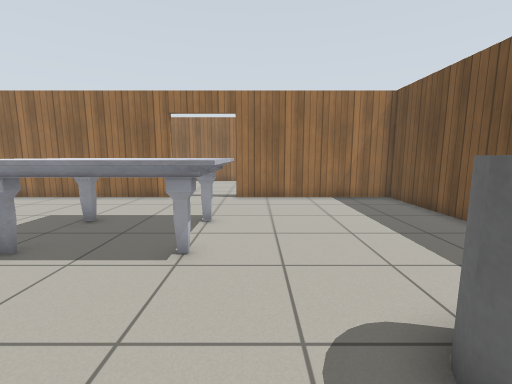
View 1 (above)

17 first-person views from a walk through a world built for the Gazebo simulator. The camera is 1 m above the floor, tilts 8° down and sees 90° across. The floor is counted in squares, 0.5 m on a side. Each view is taken from the middle of a square. On the plan, view 1 faces up. The plan holds only what a view shows up to about 16 squares ahead; the rest is blank. The robots in the file are not drawn. Gazebo's built-in surfaces are drawn with simple patterns. Some stock models are drawn as simple stand-ins.

View 2
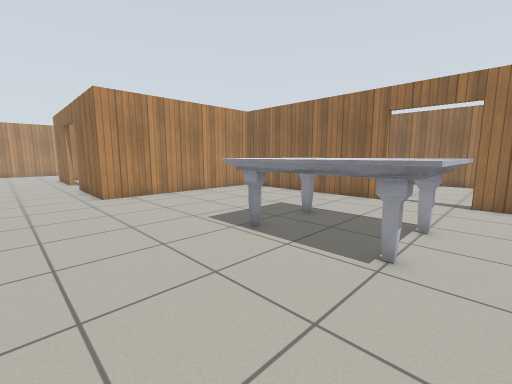

View 3
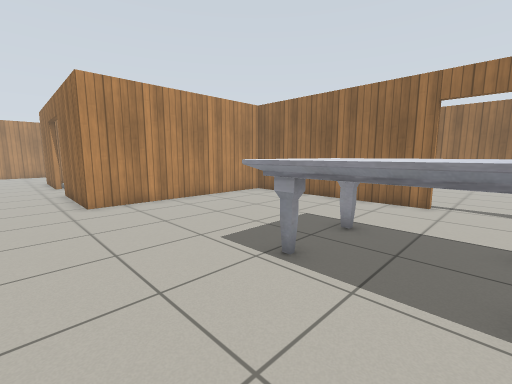

View 4
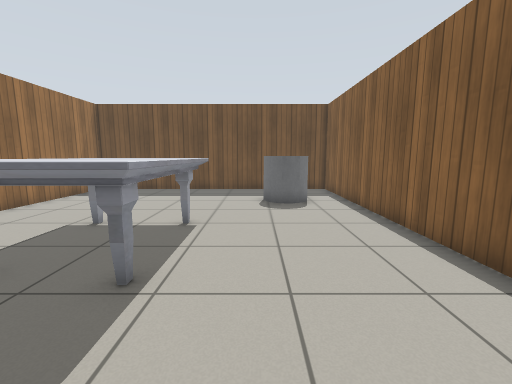

View 5
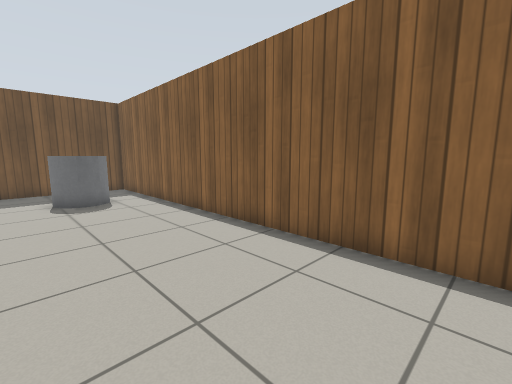

View 6
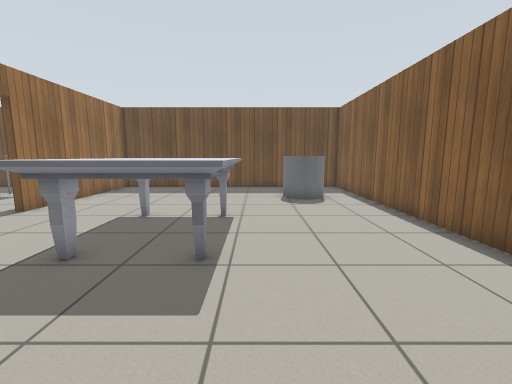

View 7
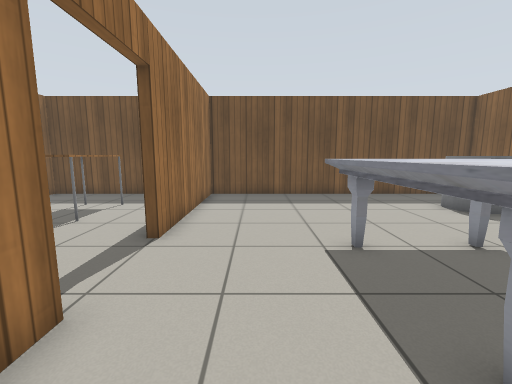

View 8
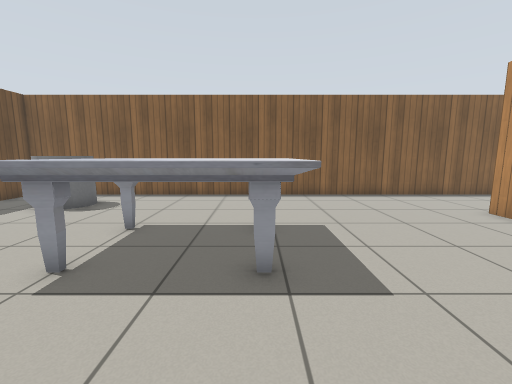

View 9
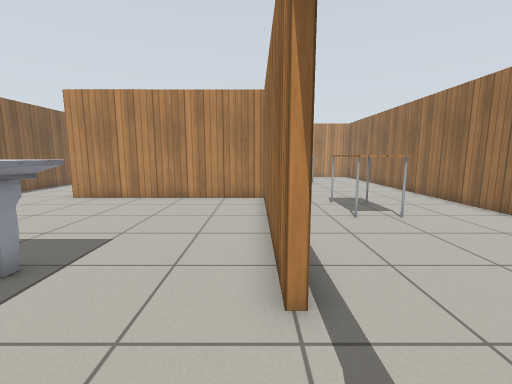

View 10
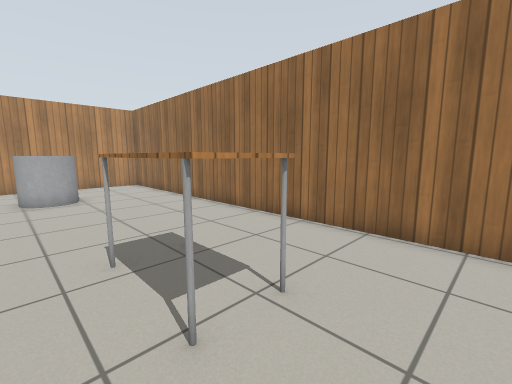

View 11
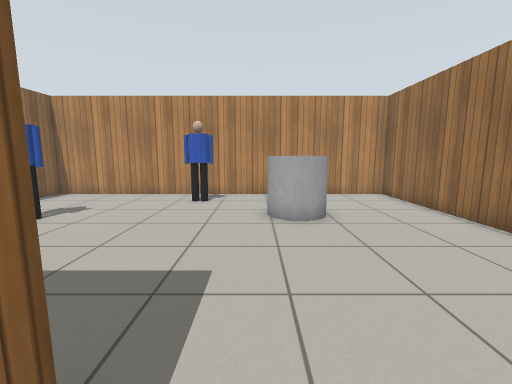

View 12
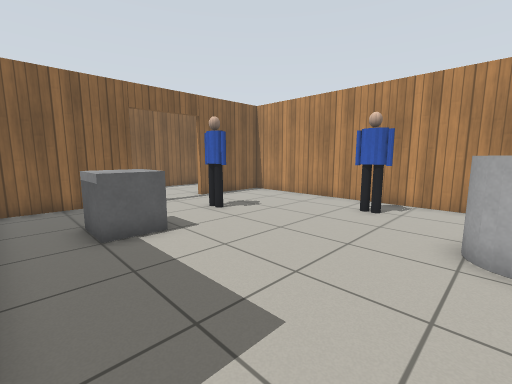

View 13
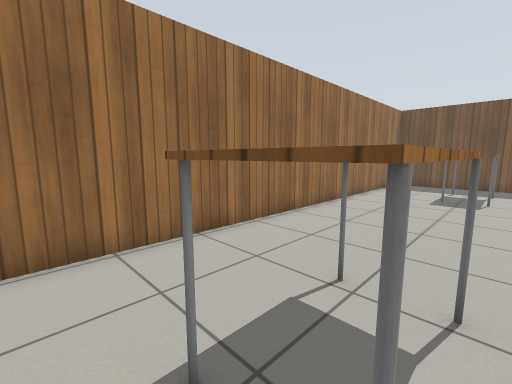

View 14
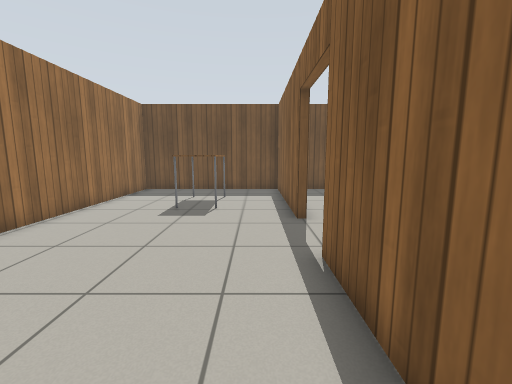

View 15
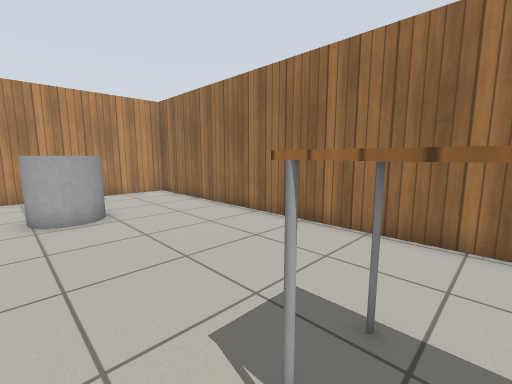

View 16
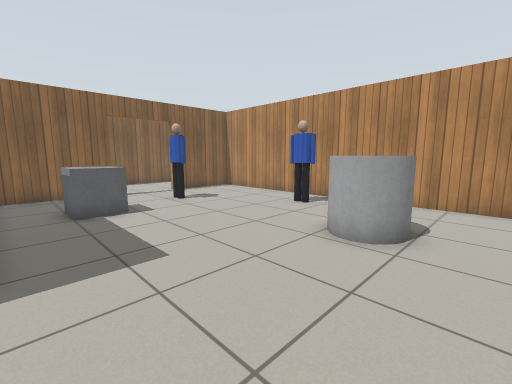

View 17
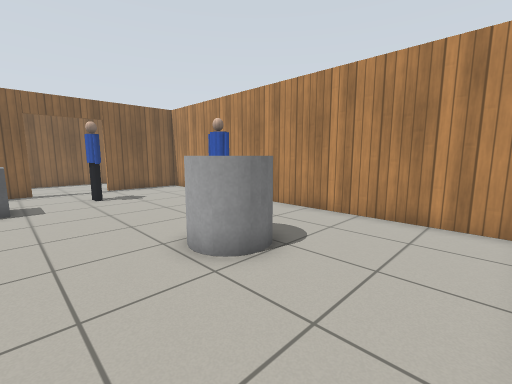

### Floor plan
Points are (right, up) in squares from view 1. A wall is a line through its corners. A room is listed if a view was taken in it or the views show most of it. See-through windows are left out.
Room 1 (views 1, 2, 3, 4, 5, 6, 7, 8, 9)
walls: (-4, 12.4) (-13.2, 12.4); (-12.5, -1.2) (6.5, -1.2) (6.5, 12.4) (-1, 12.4) (-1, 12.7); (-13.2, 12.7) (-13.2, 3.2)
ways out: open door at (-2.5, 12.7) to room 2; opening at (-13, 1)
objects: marble table (-6, 5) to (-1, 8); grey cylinder (2, 1) to (3, 2)
Room 2 (views 10, 11, 12, 13, 14, 15, 16, 17)
walls: (-13.6, 12.7) (-13.2, 12.7); (-7.9, 12.7) (-4, 12.7); (-18.1, 3.6) (-13.8, 3.5); (-1, 12.7) (6.5, 12.7) (6.5, 20.7) (-25.5, 20.7) (-25.5, 3.6) (-21.3, 3.6)
ways out: open door at (-2.5, 12.7) to room 1; open door at (-19.7, 3.4)
objects: person (-23, 11) to (-23, 12); grey cylinder (-21, 15) to (-20, 16); person (-20, 6) to (-20, 7); grey box (-17, 7) to (-16, 8); table (-12, 15) to (-9, 17); table (1, 16) to (3, 17)

Positions as (right, up) in squares from view 1, and headings:
1: (0, 0), facing up
2: (0, 0), facing up-left
3: (-2, 1), facing up-left
4: (-9, 3), facing right
5: (-10, 4), facing down-right
6: (-10, 4), facing right
7: (-7, 10), facing right
8: (-5, 12), facing down
9: (-1, 12), facing left
10: (-7, 14), facing up-left
11: (-12, 14), facing left
12: (-14, 15), facing down-left
13: (-13, 15), facing up-right
14: (-9, 14), facing right
15: (-11, 14), facing up-left
16: (-14, 18), facing down-left
17: (-17, 20), facing down-left
